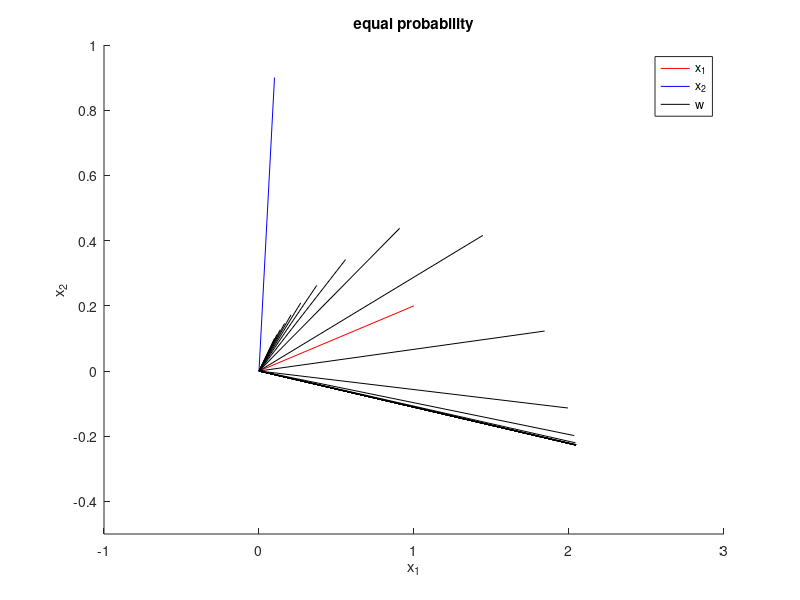

The MATLAB source for this figure: (Note: this script raises an error after producing the figure.)
%learning process, equal probability
figure(1)
x1 = [1 0.1; 0.2 0.9];
w0 = [0.1;0.1];
p = [1/2 1/2];
tau = 5;
eta = 0.1;
y = w0'*x1;
theta = p*y'.^2;
w = w0;
plot([0 x1(1,1)],[0 x1(2,1)],'-r')
hold on 
plot([0 x1(1,2)],[0 x1(2,2)],'-b')
plot([0 w(1)],[0 w(2)],'k')
xlabel('x_1')
xlim([-1 3])
ylabel('x_2')
ylim([-0.5 1])
for i = 1:500
    dtheta = 1/tau*(p*y'.^2-theta);
    theta = dtheta+theta;
    dw = eta*x1(:,1)*p(1)*y(1)*(y(1)-theta)+eta*x1(:,2)*p(2)*y(2)*(y(2)-theta);
    w = dw+w;
    y = w'*x1;
    if (mod(i,20) == 0)
    plot([0 w(1)],[0 w(2)],'k')
    pause(0.2)
    end
end
hold off
box off
legend('x_1','x_2','w')
title('equal probability')
%Fixed point, equal probability
figure(2)
w1 = bcm(x1, p);
plotbcm(x1,w1)
title('equal probability')
%Leaning process, different probabilities
figure(3)
p = [1/4 3/4];
y = w0'*x1;
theta = p*y'.^2;
w = w0;
plot([0 x1(1,1)],[0 x1(2,1)],'-r')
hold on 
plot([0 x1(1,2)],[0 x1(2,2)],'-b')
plot([0 w(1)],[0 w(2)],'k')
xlabel('x_1')
xlim([-1 2])
ylabel('x_2')
ylim([-0.5 2])
for i = 1:500
    dtheta = 1/tau*(p*y'.^2-theta);
    theta = dtheta+theta;
    dw = eta*x1(:,1)*p(1)*y(1)*(y(1)-theta)+eta*x1(:,2)*p(2)*y(2)*(y(2)-theta);
    w = dw+w;
    y = w'*x1;
    if (mod(i,20) == 0)
    plot([0 w(1)],[0 w(2)],'k')
    pause(0.2)
    end
end
hold off
box off
legend('x_1','x_2','w')
title('different probabilities')
%Fixed point, different probabilities
figure(4)
w2 = bcm(x1,p);
plotbcm(x1,w2)
title('different probabilities')
%Learning process, 4 inputs, equal probability 
x2 = [1 0.1 0.9 0.2; 0.2 0.9 0.3 1; 1 0.2 1.1 0.3; 0.2 1 0.1 1.1];
p = [1/4 1/4 1/4 1/4];
w = [0.1 0.2 0.3 0.4]';
y = w'*x2;
theta = p*y'.^2;
for i = 1:5000000
    dtheta = 1/tau*(p*y'.^2-theta);
    theta = dtheta+theta;
    dw = x2(:,1)*p(1)*y(1)*(y(1)-theta)+x2(:,2)*p(2)*y(2)*(y(2)-theta);
    dw = dw +x2(:,3)*p(2)*y(3)*(y(3)-theta)+x2(:,4)*p(4)*y(4)*(y(4)-theta);
    w = eta*dw+w;
    y = w'*x2;
end

%fixed point, 4 inputs, equal probability
x2 = [1 0.1 0.9 0.2; 0.2 0.9 0.3 1; 1 0.2 1.1 0.3; 0.2 1 0.1 1.1];
p3 = [1/4 1/4 1/4 1/4];
y1 = zeros(4,16);
y1(:,1) = [0 0 0 0]';
y1(:,2) = [1/p3(1) 0 0 0]';
y1(:,3) = [0 1/p3(2) 0 0]';
y1(:,4) = [0 0 1/p3(3) 0]';
y1(:,5) = [0 0 0 1/p3(4)]';
y1(:,6) = [1/(p3(1)+p3(2)) 1/(p3(1)+p3(2)) 0 0]';
y1(:,7) = [1/(p3(1)+p3(3)) 0 1/(p3(1)+p3(3)) 0]';
y1(:,8) = [1/(p3(1)+p3(4)) 0 0 1/(p3(1)+p3(4))]';
y1(:,9) = [0 1/(p3(3)+p3(2)) 1/(p3(3)+p3(2)) 0]';
y1(:,10) = [0 1/(p3(4)+p3(2)) 0 1/(p3(4)+p3(2))]';
y1(:,11) = [0 0 1/(p3(3)+p3(4)) 1/(p3(3)+p3(4))]';
y1(:,12) = [1/(p3(1)+p3(2)+p3(3)) 1/(p3(1)+p3(2)+p3(3)) 1/(p3(1)+p3(2)+p3(3)) 0]';
y1(:,13) = [1/(p3(1)+p3(2)+p3(4)) 1/(p3(1)+p3(2)+p3(4)) 0 1/(p3(1)+p3(2)+p3(4))]';
y1(:,14) = [1/(p3(1)+p3(3)+p3(4)) 0 1/(p3(1)+p3(3)+p3(4)) 1/(p3(1)+p3(3)+p3(4))]';
y1(:,15) = [0 1/(p3(2)+p3(3)+p3(4)) 1/(p3(2)+p3(3)+p3(4)) 1/(p3(2)+p3(3)+p3(4))]';
y1(:,16) = [1/sum(p3) 1/sum(p3) 1/sum(p3) 1/sum(p3)]';
w1 = zeros(4,16);
for i = 1:16
    w1(:,i) = x2\y1(:,i);
end

function w = bcm(x, p)
y = zeros(2,4);
w = y;
y(:,1) = [0;0];
y(:,2) = [1/p(1);0];
y(:,3) = [0;1/p(2)];
y(:,4) = [1/(p(1)+p(2));1/(p(1)+p(2))];
for i = 1:4
    w(:,i) = x\y(:,i);
end
end

function plotbcm(x,w)
plot([0 x(1,1)],[0 x(2,1)],'-r')
hold on 
plot([0 x(1,2)],[0 x(2,2)],'-b')
for i = 1:4
plot([0 w(1,i)],[0 w(2,i)], '-k')
end
hold off
legend('x_1','x_2', 'w')
xlabel('x_1')
ylabel('x_2')
box off 
end 